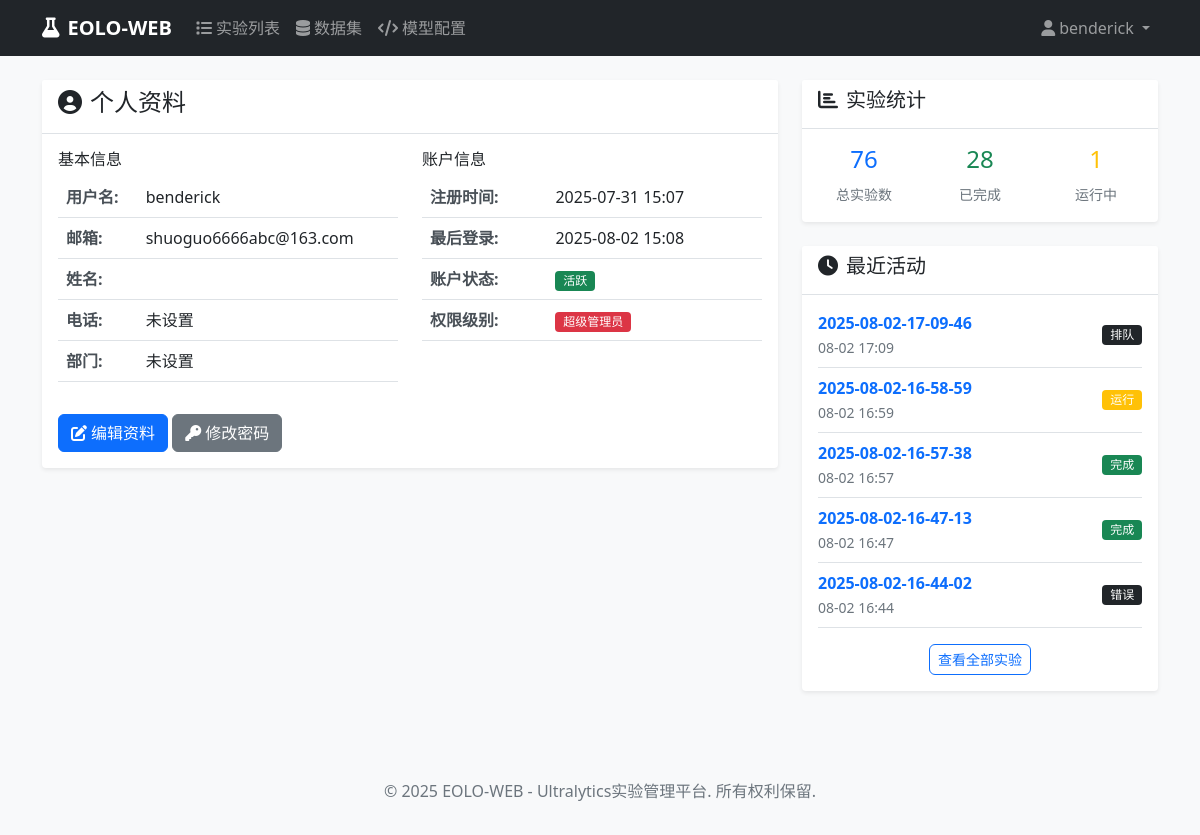
The app's page /accounts/profile/ (signed in), older data.
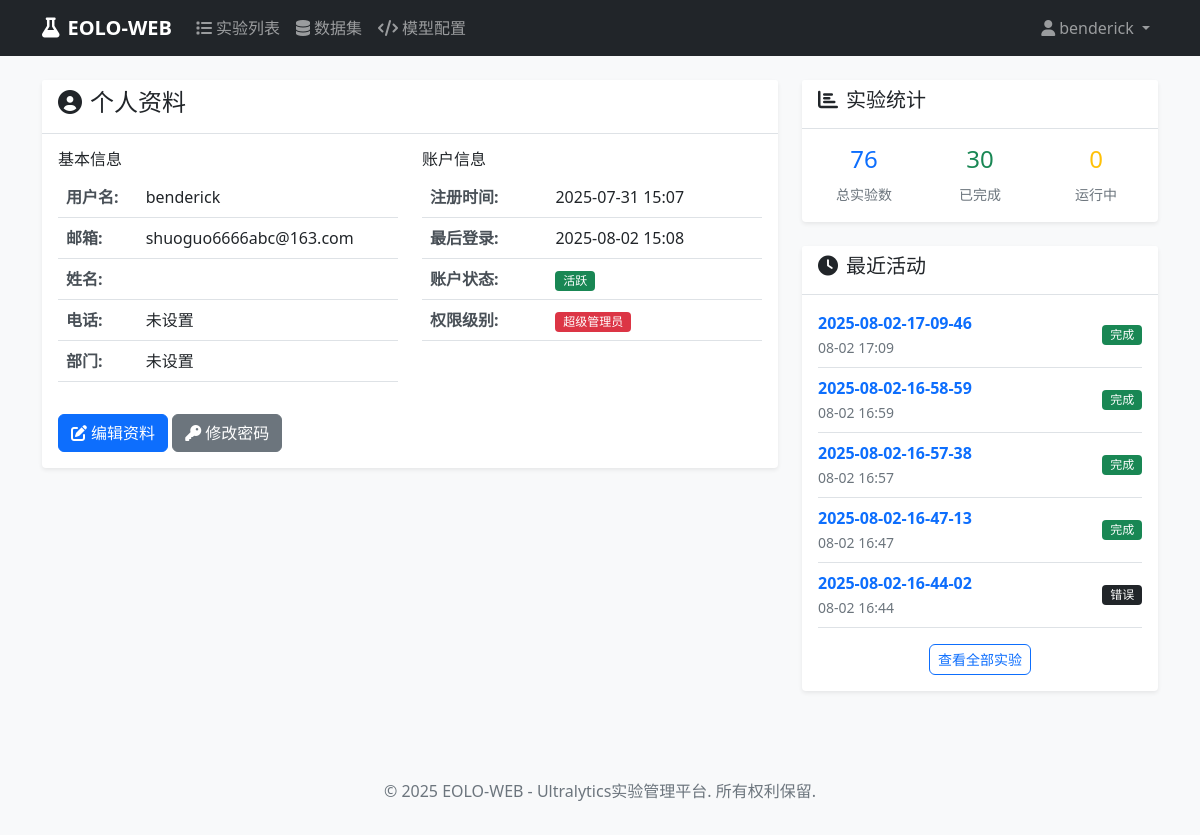
The same page, newer data.
### accounts/models.py (models this page shows, shortened)
class User(AbstractUser):
    phone = models.CharField(max_length=15, blank=True, null=True, verbose_name="电话号码")
    department = models.CharField(max_length=100, blank=True, null=True, verbose_name="部门")
    created_at = models.DateTimeField(auto_now_add=True, verbose_name="创建时间")
    updated_at = models.DateTimeField(auto_now=True, verbose_name="更新时间")
    class Meta:
        verbose_name = "用户"
        verbose_name_plural = "用户"

### experiments/models.py (models this page shows, shortened)
class Experiment(models.Model):
    EXPERIMENT_STATUS_CHOICES = [
        ('pending', '待启动'),
        ('queued', '排队'),
        ('running', '运行'),
        ('interrupted', '中断'),
        ('error', '错误'),
        ('completed', '完成'),
    ]
    TASK_TYPE_CHOICES = [
        ('detect', '目标检测'),
        ('segment', '实例分割'),
        ('classify', '图像分类'),
        ('pose', '姿态估计'),
        ('track', '目标跟踪'),
    ]
    name = models.CharField(max_length=200, verbose_name="实验名称")
    description = models.TextField(blank=True, null=True, verbose_name="实验描述")
    user = models.ForeignKey(User, on_delete=models.CASCADE, verbose_name="创建用户")
    task_type = models.CharField(max_length=20, choices=TASK_TYPE_CHOICES, default='detect', verbose_name="任务类型")
    model_configs = models.TextField(blank=True, null=True, verbose_name="模型配置", help_text="逗号分隔的模型配置路径")
    setting_config = models.CharField(max_length=200, blank=True, null=True, verbose_name="参数配置", help_text="参数配置文件路径")
    dataset = models.CharField(max_length=200, default='', verbose_name="数据集名称")
    epochs = models.IntegerField(default=100, verbose_name="训练轮数")
    batch_size = models.IntegerField(default=16, verbose_name="批量大小")
    device = models.CharField(max_length=20, default='auto', verbose_name="设备")
    SCALE_CHOICES = [
        ('n', 'Nano'),
        ('s', 'Small'),
        ('m', 'Medium'),
        ('l', 'Large'),
        ('x', 'Extra Large'),
    ]
    scale = models.CharField(max_length=1, choices=SCALE_CHOICES, default='n', verbose_name="尺寸")
    group = models.CharField(max_length=100, blank=True, null=True, verbose_name="分组")
    exp_timestamp = models.CharField(max_length=50, blank=True, null=True, verbose_name="实验时间戳")
    project_name = models.CharField(max_length=100, blank=True, null=True, verbose_name="项目名称")
    status = models.CharField(max_length=20, choices=EXPERIMENT_STATUS_CHOICES, default='pending', verbose_name="状态")
    command = models.TextField(blank=True, null=True, verbose_name="生成的命令")
    created_at = models.DateTimeField(auto_now_add=True, verbose_name="创建时间")
    updated_at = models.DateTimeField(auto_now=True, verbose_name="更新时间")
    started_at = models.DateTimeField(blank=True, null=True, verbose_name="开始时间")
    completed_at = models.DateTimeField(blank=True, null=True, verbose_name="完成时间")
    log_file = models.CharField(max_length=500, blank=True, null=True, verbose_name="日志文件")
    result_file = models.CharField(max_length=500, blank=True, null=True, verbose_name="结果文件")
    error_message = models.TextField(blank=True, null=True, verbose_name="错误信息")
    class Meta:
        verbose_name = "实验"
        verbose_name_plural = "实验"
        ordering = ['-created_at']

### accounts/views.py (the view)
# urls.py: path('profile/', views.profile_view, name='profile'),
@login_required
def profile_view(request):
    user = request.user
    total_experiments = user.experiment_set.count()
    completed_experiments = user.experiment_set.filter(status='completed').count()
    running_experiments = user.experiment_set.filter(status='running').count()
    recent_experiments = user.experiment_set.all()[:5]
    context = {
        'user': user,
        'total_experiments': total_experiments,
        'completed_experiments': completed_experiments,
        'running_experiments': running_experiments,
        'recent_experiments': recent_experiments,
    }
    return render(request, 'accounts/profile.html', context)

### templates/accounts/profile.html (shortened to what this page needs)
{% extends 'base.html' %}
{% block content %}
<div class="row">
    <div class="col-md-8">
        <div class="card">
            <div class="card-header">
                <h4><i class="fas fa-user-circle me-2"></i>个人资料</h4>
            </div>
            <div class="card-body">
                <div class="row">
                    <div class="col-md-6">
                        <h6>基本信息</h6>
                        <table class="table">
                            <tr>
                                <th>用户名:</th>
                                <td>{{ user.username }}</td>
                            </tr>
                            <tr>
                                <th>邮箱:</th>
                                <td>{{ user.email|default:"未设置" }}</td>
                            </tr>
                            <tr>
                                <th>姓名:</th>
                                <td>{{ user.first_name }} {{ user.last_name }}</td>
                            </tr>
                            <tr>
                                <th>电话:</th>
                                <td>{{ user.phone|default:"未设置" }}</td>
                            </tr>
                            <tr>
                                <th>部门:</th>
                                <td>{{ user.department|default:"未设置" }}</td>
                            </tr>
                        </table>
                    </div>
                    <div class="col-md-6">
                        <h6>账户信息</h6>
                        <table class="table">
                            <tr>
                                <th>注册时间:</th>
                                <td>{{ user.date_joined|date:"Y-m-d H:i" }}</td>
                            </tr>
                            <tr>
                                <th>最后登录:</th>
                                <td>{{ user.last_login|date:"Y-m-d H:i"|default:"从未登录" }}</td>
                            </tr>
                            <tr>
                                <th>账户状态:</th>
                                <td>
                                    {% if user.is_active %}
                                        <span class="badge bg-success">活跃</span>
                                    {% else %}
                                        <span class="badge bg-danger">禁用</span>
                                    {% endif %}
                                </td>
                            </tr>
                            <tr>
                                <th>权限级别:</th>
                                <td>
                                    {% if user.is_superuser %}
                                        <span class="badge bg-danger">超级管理员</span>
                                    {% elif user.is_staff %}
                                        <span class="badge bg-warning">管理员</span>
                                    {% else %}
                                        <span class="badge bg-info">普通用户</span>
                                    {% endif %}
                                </td>
                            </tr>
                        </table>
                    </div>
                </div>
                <div class="mt-3">
                    <a href="#" class="btn btn-primary">
                        <i class="fas fa-edit me-1"></i>编辑资料
                    </a>
                    <a href="#" class="btn btn-secondary">
                        <i class="fas fa-key me-1"></i>修改密码
                    </a>
                </div>
            </div>
        </div>
    </div>
    <div class="col-md-4">
        <div class="card">
            <div class="card-header">
                <h5><i class="fas fa-chart-bar me-2"></i>实验统计</h5>
            </div>
            <div class="card-body">
                <div class="row text-center">
                    <div class="col-4">
                        <h4 class="text-primary">{{ total_experiments }}</h4>
                        <small class="text-muted">总实验数</small>
                    </div>
                    <div class="col-4">
                        <h4 class="text-success">{{ completed_experiments }}</h4>
                        <small class="text-muted">已完成</small>
                    </div>
                    <div class="col-4">
                        <h4 class="text-warning">{{ running_experiments }}</h4>
                        <small class="text-muted">运行中</small>
                    </div>
                </div>
            </div>
        </div>
        <div class="card mt-3">
            <div class="card-header">
                <h5><i class="fas fa-clock me-2"></i>最近活动</h5>
            </div>
            <div class="card-body">
                {% if recent_experiments %}
                    {% for experiment in recent_experiments %}
                    <div class="d-flex justify-content-between align-items-center mb-2 pb-2 border-bottom">
                        <div>
                            <a href="{% url 'experiments:detail' experiment.pk %}" class="text-decoration-none">
                                <strong>{{ experiment.name }}</strong>
                            </a>
                            <br>
                            <small class="text-muted">{{ experiment.created_at|date:"m-d H:i" }}</small>
                        </div>
                        <span class="badge
                            {% if experiment.status == 'pending' %}bg-secondary
                            {% elif experiment.status == 'running' %}bg-warning
                            {% elif experiment.status == 'completed' %}bg-success
                            {% elif experiment.status == 'failed' %}bg-danger
                            {% else %}bg-dark
                            {% endif %}">{{ experiment.get_status_display }}</span>
                    </div>
                    {% endfor %}
                    <div class="text-center mt-3">
                        <a href="{% url 'experiments:list' %}" class="btn btn-sm btn-outline-primary">查看全部实验</a>
                    </div>
                {% else %}
                <div class="text-center text-muted">
                    <i class="fas fa-flask fa-2x mb-2"></i>
                    <p>您还没有创建任何实验</p>
                    <a href="{% url 'experiments:create' %}" class="btn btn-sm btn-primary">创建第一个实验</a>
                </div>
                {% endif %}
            </div>
        </div>
    </div>
</div>
{% endblock %}

### templates/base.html (shortened to what this page needs)
<!DOCTYPE html>
<html lang="zh-CN">
<head>
    <link href="https://cdn.jsdelivr.net/npm/bootstrap@5.1.3/dist/css/bootstrap.min.css" rel="stylesheet">
    <link href="https://cdnjs.cloudflare.com/ajax/libs/font-awesome/6.0.0/css/all.min.css" rel="stylesheet">
    {% load static %}
    <link rel="stylesheet" href="{% static 'css/main.css' %}">
</head>
<body>
    {% block navbar %}
    <nav class="navbar navbar-expand-lg navbar-dark bg-dark">
        <div class="container">
            <a class="navbar-brand" href="{% url 'experiments:dashboard' %}">
                <i class="fas fa-flask me-2"></i>EOLO-WEB
            </a>
            <div class="collapse navbar-collapse" id="navbarNav">
                {% if user.is_authenticated %}
                <ul class="navbar-nav me-auto">
                    <li class="nav-item">
                        <a class="nav-link" href="{% url 'experiments:list' %}">
                            <i class="fas fa-list me-1"></i>实验列表
                        </a>
                    </li>
                    <li class="nav-item">
                        <a class="nav-link" href="{% url 'datasets:list' %}">
                            <i class="fas fa-database me-1"></i>数据集
                        </a>
                    </li>
                    <li class="nav-item">
                        <a class="nav-link" href="{% url 'models_manager:model_manager' %}">
                            <i class="fas fa-code me-1"></i>模型配置
                        </a>
                    </li>
                </ul>
                <ul class="navbar-nav">
                    <li class="nav-item dropdown">
                        <a class="nav-link dropdown-toggle" href="#" id="navbarDropdown" role="button" data-bs-toggle="dropdown">
                            <i class="fas fa-user me-1"></i>{{ user.username }}
                        </a>
                    </li>
                </ul>
                {% endif %}
            </div>
        </div>
    </nav>
    {% endblock %}
    <main class="container my-4">
        {% block content %}{% endblock %}
    </main>
    <footer class="bg-light text-center text-muted py-3 mt-5">
        <div class="container">
            <p>&copy; 2025 EOLO-WEB - Ultralytics实验管理平台. 所有权利保留.</p>
        </div>
    </footer>
    {% load static %}
</body>
</html>

### static/css/main.css (style rules this page uses)
body { font-family: 'Segoe UI', Tahoma, Geneva, Verdana, sans-serif; background-color: #f8f9fa; }
.navbar-brand { font-weight: bold; font-size: 1.25rem; }
.navbar-nav .nav-link { font-weight: 500; }
.card { border: none; box-shadow: 0 0.125rem 0.25rem rgba(0, 0, 0, 0.075); margin-bottom: 1.5rem; }
.card-header { background-color: #fff; border-bottom: 1px solid #dee2e6; font-weight: 600; }
.btn { border-radius: 0.375rem; font-weight: 500; }
.table th { font-weight: 600; border-top: none; color: #495057; }
.badge { font-size: 0.75em; font-weight: 500; }

Row changes from the older to the newer data that the page shows:
changed Experiment (number 1 of 5 on the later page): status "排队" → "完成"
changed Experiment (number 2 of 5 on the later page): status "运行" → "完成"
Text that changed along with them:
{{ completed_experiments }}: "28" → "30"
{{ running_experiments }}: "1" → "0"
